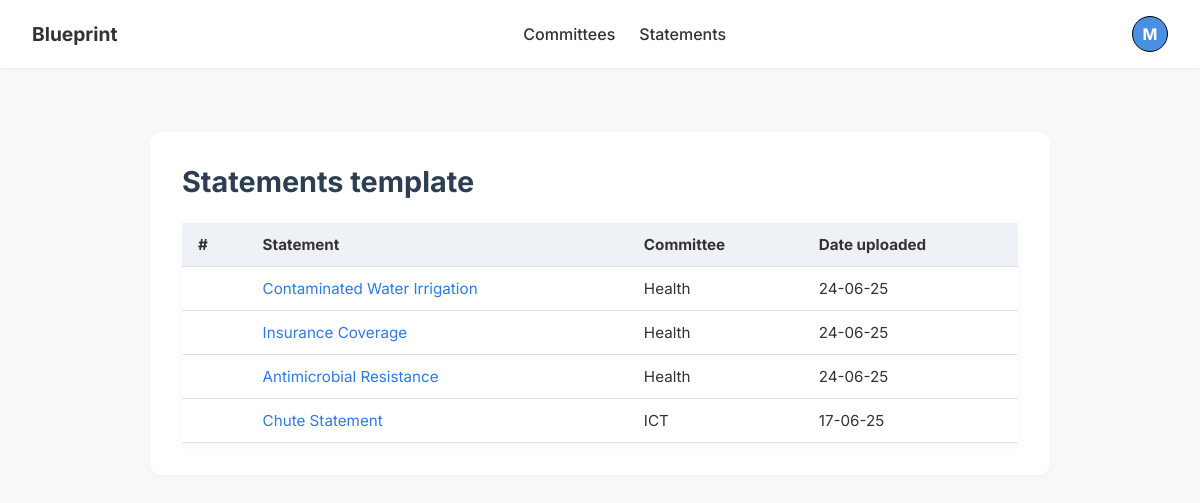
Page /statements (signed in) on the committed database.
### base/models.py (models this page shows, shortened)
class Statement(models.Model):
    name = models.CharField(max_length=200, blank=True)
    file = models.FileField(upload_to='statements/')
    committee = models.ForeignKey(Committee, on_delete=models.CASCADE, related_name='statements')
    uploaded_at = models.DateTimeField(auto_now=True)

class Committee(models.Model):
    name = models.CharField(max_length=200)
    mandate = models.TextField(null=True, blank=True)
    shorthand = models.CharField(max_length=200)
    chair = models.CharField(max_length=200)
    vice = models.CharField(max_length=200)
    def __str__(self):
        return self.shorthand

### base/views.py (the view, shortened to what this page needs)
# urls.py: path('statements', views.statements, name="statements"),
@login_required
def statements(request):
    all_statements = Statement.objects.all().order_by('-uploaded_at')
    all_committees = Committee.objects.all()
    context = {
        'statements': all_statements,
        'committees': all_committees
    }
    return render(request, 'base/statements.html', context)

### accounts/context_processors.py (called while the page is built)
def profile_status(request):
    if request.user.is_authenticated:
        try:
            profile = request.user.memberprofile
            incomplete = not (profile.phone_number and profile.directorate)
            return {'incomplete_profile': incomplete}
        except MemberProfile.DoesNotExist:
            return {'incomplete_profile': True}
    return {}

### base/templates/base/statements.html (shortened to what this page needs)
{% extends 'main.html' %}
{% load static %}
{% block head %}
<link rel="stylesheet" href="{% static 'styles/statements.css' %}" />
<link
  rel="stylesheet"
  href="https://cdn.datatables.net/responsive/2.5.0/css/responsive.dataTables.min.css"
/>
{% endblock %}
{% block content %}
<div class="content-container">
  <h3>Statements template</h3>
  <table id="myTable" class="display">
    <thead>
      <tr>
        <th>#</th>
        <th>Statement</th>
        <th>Committee</th>
        <th>Date uploaded</th>
      </tr>
    </thead>
    <tbody>
      {% for statement in statements %}
      <tr>
        <td></td>
        <td><a href="{{ statement.file.url }}">{{ statement.name }}</a></td>
        <td>{{ statement.committee }}</td>
        <td>{{ statement.uploaded_at|date:"d-m-y" }}</td>
      </tr>
      {% endfor %}
    </tbody>
  </table>
</div>
{% endblock %}

### templates/main.html (shortened to what this page needs)
<!DOCTYPE html>
{% load static %}
<html lang="en">
  <head>
    <link rel="stylesheet" href="{% static 'styles/main.css' %}" />
    <link
      rel="stylesheet"
      href="https://cdn.datatables.net/2.3.1/css/dataTables.dataTables.css"
    />
    {% block head %}{% endblock %}
  </head>
  <body>
    {% if user.is_authenticated %}
    <nav class="navbar">
      <div class="navbar-left">
        <a href="/" class="logo">Blueprint</a>
      </div>
      <div class="navbar-links">
        <a
          href="{% url 'committees' %}"
          class="nav-link {% if request.path == '/committees/' %}active{% endif %}"
          >Committees</a
        >
        <a
          href="{% url 'statements' %}"
          class="nav-link {% if request.path == '/statements/' %}active{% endif %}"
          >Statements</a
        >
      </div>
      <div class="navbar-icons">
        <div class="profile-wrapper">
          <div class="profile" id="profileToggle">
            <span>{{ user.username|first|upper }}</span>
          </div>
        </div>
      </div>
    </nav>
    {% endif %}
    <main class="main-body">{% block content %}{% endblock %}</main>
  </body>
</html>

### static/styles/main.css (style rules this page uses)
* { font-family: "Inter", sans-serif; box-sizing: border-box; margin: 0; padding: 0; }
body { background-color: #f5f7fa; color: #333; scroll-behavior: smooth; }
.navbar { display: flex; justify-content: space-between; align-items: center; background-color: #fff; box-shadow: 0 1px 4px rgba(0, 0, 0, 0.06); padding: 1rem 2rem; position: sticky; top: 0; z-index: 10; }
.navbar a { text-decoration: none; color: #333; font-weight: 500; transition: color 0.3s ease; }
.navbar .logo { font-size: 1.2rem; font-weight: bold; margin: 0; }
.navbar-left { display: flex; align-items: center; }
.navbar-links { display: flex; align-items: center; gap: 1.5rem; }
.navbar-icons { display: flex; align-items: center; gap: 1rem; }
.profile-wrapper { position: relative; cursor: pointer; }
.profile { display: flex; align-items: center; justify-content: center; background-color: #4a90e2; color: #fff; font-weight: bold; border-radius: 50%; height: 36px; width: 36px; border: 1px solid #000; }
.main-body { padding: 2rem; }

### static/styles/statements.css (style rules this page uses)
body { background: #f9f9f9; }
.content-container { max-width: 900px; margin: 2rem auto; background-color: #fff; padding: 2rem; border-radius: 12px; box-shadow: 0 2px 12px rgba(0, 0, 0, 0.03); overflow-x: auto; }
h3 { font-size: 1.8rem; color: #2c3e50; margin-bottom: 1.5rem; }
#myTable { width: 100%; border-collapse: collapse; background: #fff; box-shadow: 0 2px 10px rgba(0, 0, 0, 0.04); font-size: 0.95rem; }
#myTable thead { background-color: #eef2f6; }
#myTable th, #myTable td { padding: 0.75rem 1rem; border-bottom: 1px solid #e0e0e0; text-align: left; }
#myTable td a { color: #2c7be5; text-decoration: none; }

### rows in the picture
Statement: name "Contaminated Water Irrigation", committee "Health", uploaded_at "24-06-25"
Statement: name "Insurance Coverage", committee "Health", uploaded_at "24-06-25"
Statement: name "Antimicrobial Resistance", committee "Health", uploaded_at "24-06-25"
Statement: name "Chute Statement", committee "ICT", uploaded_at "17-06-25"

### other values in the picture
{{ user.username|first|upper }} "M"
